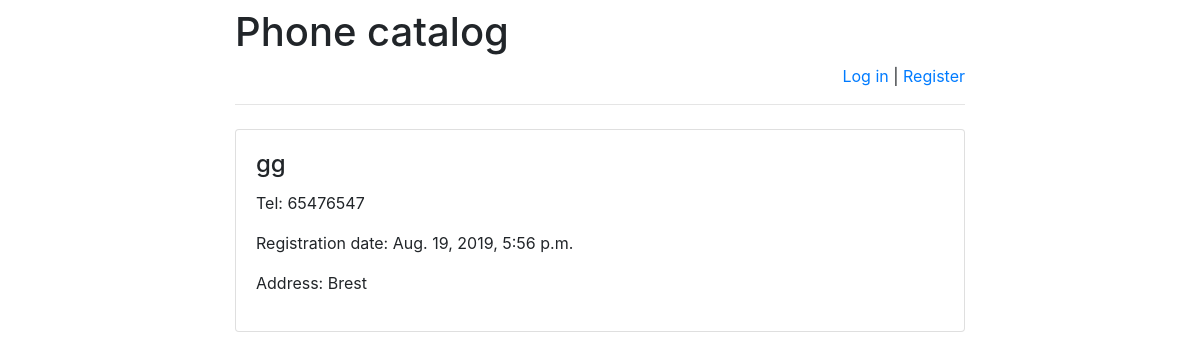
/phone_catalog/3/, run on the app's committed database.
### PhoneCatalog/models.py (models this page shows)
class PhoneCatalog(models.Model):
    name = models.CharField(max_length = 255)
    reg_date = models.DateTimeField()
    address = models.CharField(max_length = 255)
    phone = models.CharField(max_length = 30)

### PhoneCatalog/views.py (the view)
# urls.py: url(r'^([0-9]+)/$', views.phone, name='phone'),
def phone(request, phone_id):
    error_message = None
    if "error_message" in request.GET:
        error_message = request.GET["error_message"]
    return render(request, "phone.html", {
        "phone": get_object_or_404(PhoneCatalog, pk=phone_id),
        "error_message": error_message
    })

### PhoneCatalog/templates/phone.html (shortened to what this page needs)
{% extends 'base.html' %}
{% block main %}
    <h4 class="card-title">{{ phone.name }}</h4>
    <p>Tel: {{ phone.phone }}</p>
    <p>Registration date: {{ phone.reg_date }}</p>
    <p>Address: {{ phone.address }}</p>
{% endblock %}

### data on the page
PhoneCatalog: name "gg", phone "65476547", reg_date "Aug. 19, 2019, 5:56 p.m.", address "Brest"
